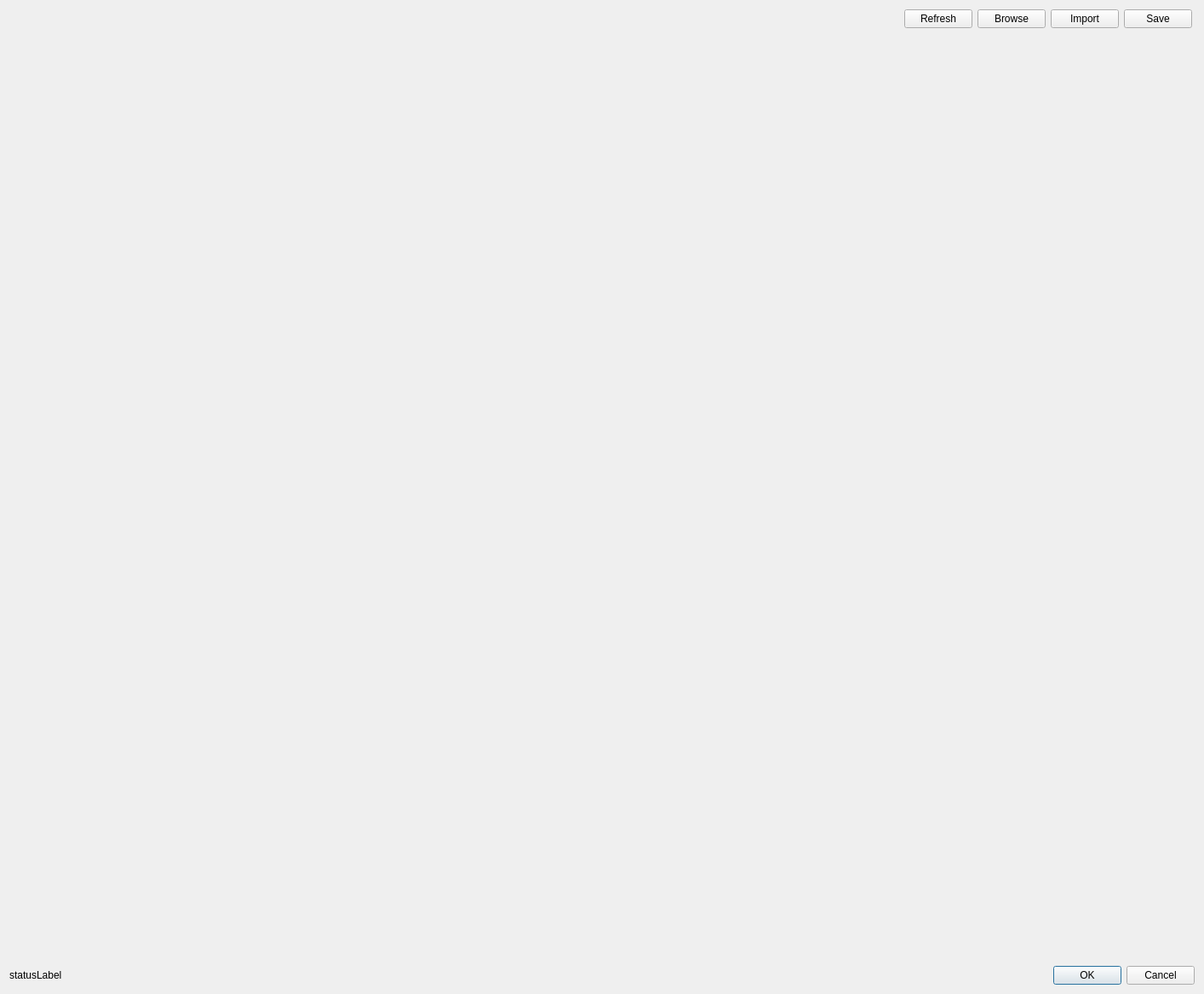
<?xml version="1.0" encoding="UTF-8"?>
<ui version="4.0">
 <class>ShowInfrastructure</class>
 <widget class="QDialog" name="ShowInfrastructure">
  <property name="geometry">
   <rect>
    <x>0</x>
    <y>0</y>
    <width>1414</width>
    <height>1167</height>
   </rect>
  </property>
  <property name="windowTitle">
   <string>Show Infrastructure</string>
  </property>
  <layout class="QVBoxLayout" name="verticalLayout">
   <item>
    <layout class="QHBoxLayout" name="horizontalLayout_2">
     <property name="topMargin">
      <number>0</number>
     </property>
     <property name="rightMargin">
      <number>3</number>
     </property>
     <item>
      <spacer name="horizontalSpacer">
       <property name="orientation">
        <enum>Qt::Orientation::Horizontal</enum>
       </property>
       <property name="sizeHint" stdset="0">
        <size>
         <width>40</width>
         <height>20</height>
        </size>
       </property>
      </spacer>
     </item>
     <item>
      <widget class="QPushButton" name="refreshButton">
       <property name="toolTip">
        <string>Refresh the infrastructure JSON</string>
       </property>
       <property name="text">
        <string>Refresh</string>
       </property>
      </widget>
     </item>
     <item>
      <widget class="QPushButton" name="searchFileButton">
       <property name="toolTip">
        <string>Open local file</string>
       </property>
       <property name="text">
        <string>Browse</string>
       </property>
      </widget>
     </item>
     <item>
      <widget class="QPushButton" name="importButton">
       <property name="toolTip">
        <string>Import JSON into database</string>
       </property>
       <property name="text">
        <string>Import</string>
       </property>
      </widget>
     </item>
     <item>
      <widget class="QPushButton" name="saveButton">
       <property name="toolTip">
        <string>Save to local file</string>
       </property>
       <property name="text">
        <string>Save</string>
       </property>
      </widget>
     </item>
    </layout>
   </item>
   <item>
    <widget class="SelectModules" name="selectModules" native="true">
     <property name="sizePolicy">
      <sizepolicy hsizetype="Expanding" vsizetype="Expanding">
       <horstretch>0</horstretch>
       <verstretch>0</verstretch>
      </sizepolicy>
     </property>
    </widget>
   </item>
   <item>
    <widget class="Awsmock::Components::PlainTextEditor" name="plainTextEditor" native="true">
     <property name="sizePolicy">
      <sizepolicy hsizetype="Expanding" vsizetype="Expanding">
       <horstretch>0</horstretch>
       <verstretch>0</verstretch>
      </sizepolicy>
     </property>
    </widget>
   </item>
   <item>
    <layout class="QHBoxLayout" name="horizontalLayout_3" stretch="3,1">
     <property name="topMargin">
      <number>0</number>
     </property>
     <item>
      <widget class="QLabel" name="statusLabel">
       <property name="text">
        <string>statusLabel</string>
       </property>
      </widget>
     </item>
     <item>
      <widget class="QDialogButtonBox" name="buttonBox">
       <property name="standardButtons">
        <set>QDialogButtonBox::StandardButton::Cancel|QDialogButtonBox::StandardButton::Ok</set>
       </property>
      </widget>
     </item>
    </layout>
   </item>
  </layout>
 </widget>
 <customwidgets>
  <customwidget>
   <class>Awsmock::Components::PlainTextEditor</class>
   <extends>QWidget</extends>
   <header location="global">components/PlainTextEditor.h</header>
   <container>1</container>
  </customwidget>
  <customwidget>
   <class>SelectModules</class>
   <extends>QWidget</extends>
   <header location="global">components/SelectModules.h</header>
   <container>1</container>
  </customwidget>
 </customwidgets>
 <tabstops>
  <tabstop>saveButton</tabstop>
  <tabstop>importButton</tabstop>
  <tabstop>searchFileButton</tabstop>
  <tabstop>refreshButton</tabstop>
 </tabstops>
 <resources/>
 <connections/>
</ui>
